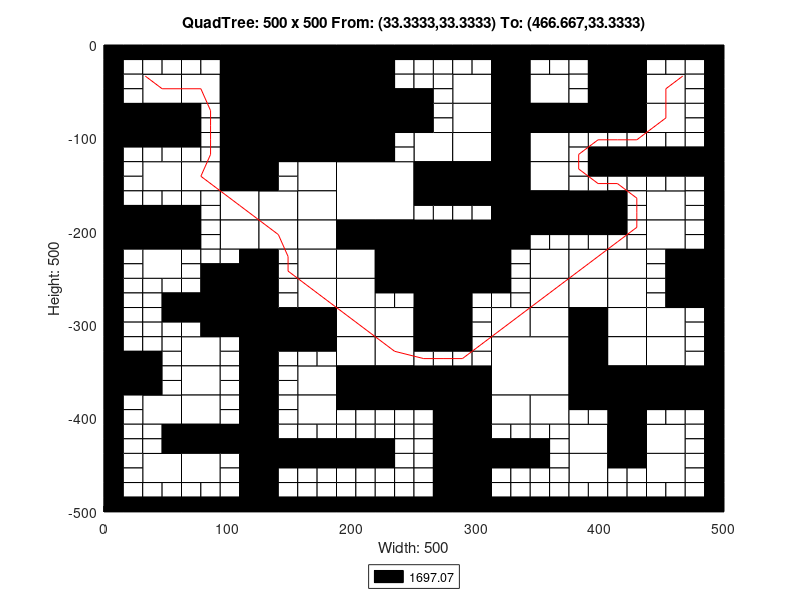

Write the MATLAB code that produced this figure.
axis([0 500 -500 0]);
title('QuadTree: 500 x 500 From: (33.3333,33.3333) To: (466.667,33.3333)');
xlabel('Width: 500');
ylabel('Height: 500');
rectangle('Position',[125 -62.5 62.5 62.5], 'FaceColor',[0 0 0]);
rectangle('Position',[125 -125 62.5 62.5], 'FaceColor',[0 0 0]);
rectangle('Position',[187.5 -187.5 62.5 62.5], 'FaceColor',[1 1 1]);
rectangle('Position',[250 -250 62.5 62.5], 'FaceColor',[0 0 0]);
rectangle('Position',[312.5 -375 62.5 62.5], 'FaceColor',[1 1 1]);
rectangle('Position',[31.25 -62.5 31.25 31.25], 'FaceColor',[1 1 1]);
rectangle('Position',[93.75 -31.25 31.25 31.25], 'FaceColor',[0 0 0]);
rectangle('Position',[62.5 -62.5 31.25 31.25], 'FaceColor',[1 1 1]);
rectangle('Position',[93.75 -62.5 31.25 31.25], 'FaceColor',[0 0 0]);
rectangle('Position',[0 -93.75 31.25 31.25], 'FaceColor',[0 0 0]);
rectangle('Position',[31.25 -93.75 31.25 31.25], 'FaceColor',[0 0 0]);
rectangle('Position',[93.75 -93.75 31.25 31.25], 'FaceColor',[0 0 0]);
rectangle('Position',[93.75 -125 31.25 31.25], 'FaceColor',[0 0 0]);
rectangle('Position',[187.5 -31.25 31.25 31.25], 'FaceColor',[0 0 0]);
rectangle('Position',[187.5 -62.5 31.25 31.25], 'FaceColor',[0 0 0]);
rectangle('Position',[187.5 -93.75 31.25 31.25], 'FaceColor',[0 0 0]);
rectangle('Position',[218.75 -93.75 31.25 31.25], 'FaceColor',[0 0 0]);
rectangle('Position',[187.5 -125 31.25 31.25], 'FaceColor',[0 0 0]);
rectangle('Position',[31.25 -156.25 31.25 31.25], 'FaceColor',[1 1 1]);
rectangle('Position',[62.5 -156.25 31.25 31.25], 'FaceColor',[1 1 1]);
rectangle('Position',[93.75 -156.25 31.25 31.25], 'FaceColor',[0 0 0]);
rectangle('Position',[93.75 -187.5 31.25 31.25], 'FaceColor',[1 1 1]);
rectangle('Position',[0 -218.75 31.25 31.25], 'FaceColor',[0 0 0]);
rectangle('Position',[31.25 -218.75 31.25 31.25], 'FaceColor',[0 0 0]);
rectangle('Position',[31.25 -250 31.25 31.25], 'FaceColor',[1 1 1]);
rectangle('Position',[93.75 -218.75 31.25 31.25], 'FaceColor',[1 1 1]);
rectangle('Position',[156.25 -156.25 31.25 31.25], 'FaceColor',[1 1 1]);
rectangle('Position',[125 -187.5 31.25 31.25], 'FaceColor',[1 1 1]);
rectangle('Position',[156.25 -187.5 31.25 31.25], 'FaceColor',[1 1 1]);
rectangle('Position',[125 -218.75 31.25 31.25], 'FaceColor',[1 1 1]);
rectangle('Position',[156.25 -218.75 31.25 31.25], 'FaceColor',[1 1 1]);
rectangle('Position',[156.25 -250 31.25 31.25], 'FaceColor',[1 1 1]);
rectangle('Position',[187.5 -218.75 31.25 31.25], 'FaceColor',[0 0 0]);
rectangle('Position',[218.75 -218.75 31.25 31.25], 'FaceColor',[0 0 0]);
rectangle('Position',[187.5 -250 31.25 31.25], 'FaceColor',[1 1 1]);
rectangle('Position',[218.75 -250 31.25 31.25], 'FaceColor',[0 0 0]);
rectangle('Position',[281.25 -62.5 31.25 31.25], 'FaceColor',[1 1 1]);
rectangle('Position',[312.5 -31.25 31.25 31.25], 'FaceColor',[0 0 0]);
rectangle('Position',[312.5 -62.5 31.25 31.25], 'FaceColor',[0 0 0]);
rectangle('Position',[343.75 -62.5 31.25 31.25], 'FaceColor',[1 1 1]);
rectangle('Position',[281.25 -93.75 31.25 31.25], 'FaceColor',[1 1 1]);
rectangle('Position',[250 -125 31.25 31.25], 'FaceColor',[1 1 1]);
rectangle('Position',[281.25 -125 31.25 31.25], 'FaceColor',[1 1 1]);
rectangle('Position',[312.5 -93.75 31.25 31.25], 'FaceColor',[0 0 0]);
rectangle('Position',[343.75 -93.75 31.25 31.25], 'FaceColor',[0 0 0]);
rectangle('Position',[312.5 -125 31.25 31.25], 'FaceColor',[0 0 0]);
rectangle('Position',[343.75 -125 31.25 31.25], 'FaceColor',[1 1 1]);
rectangle('Position',[406.25 -31.25 31.25 31.25], 'FaceColor',[0 0 0]);
rectangle('Position',[406.25 -62.5 31.25 31.25], 'FaceColor',[0 0 0]);
rectangle('Position',[437.5 -62.5 31.25 31.25], 'FaceColor',[1 1 1]);
rectangle('Position',[375 -93.75 31.25 31.25], 'FaceColor',[0 0 0]);
rectangle('Position',[406.25 -93.75 31.25 31.25], 'FaceColor',[0 0 0]);
rectangle('Position',[437.5 -93.75 31.25 31.25], 'FaceColor',[1 1 1]);
rectangle('Position',[250 -156.25 31.25 31.25], 'FaceColor',[0 0 0]);
rectangle('Position',[281.25 -156.25 31.25 31.25], 'FaceColor',[0 0 0]);
rectangle('Position',[312.5 -156.25 31.25 31.25], 'FaceColor',[0 0 0]);
rectangle('Position',[343.75 -156.25 31.25 31.25], 'FaceColor',[1 1 1]);
rectangle('Position',[312.5 -187.5 31.25 31.25], 'FaceColor',[0 0 0]);
rectangle('Position',[343.75 -187.5 31.25 31.25], 'FaceColor',[0 0 0]);
rectangle('Position',[312.5 -218.75 31.25 31.25], 'FaceColor',[0 0 0]);
rectangle('Position',[343.75 -250 31.25 31.25], 'FaceColor',[1 1 1]);
rectangle('Position',[375 -187.5 31.25 31.25], 'FaceColor',[0 0 0]);
rectangle('Position',[437.5 -187.5 31.25 31.25], 'FaceColor',[1 1 1]);
rectangle('Position',[375 -250 31.25 31.25], 'FaceColor',[1 1 1]);
rectangle('Position',[406.25 -250 31.25 31.25], 'FaceColor',[1 1 1]);
rectangle('Position',[437.5 -218.75 31.25 31.25], 'FaceColor',[1 1 1]);
rectangle('Position',[468.75 -250 31.25 31.25], 'FaceColor',[0 0 0]);
rectangle('Position',[93.75 -281.25 31.25 31.25], 'FaceColor',[0 0 0]);
rectangle('Position',[93.75 -312.5 31.25 31.25], 'FaceColor',[0 0 0]);
rectangle('Position',[0 -375 31.25 31.25], 'FaceColor',[0 0 0]);
rectangle('Position',[62.5 -343.75 31.25 31.25], 'FaceColor',[1 1 1]);
rectangle('Position',[62.5 -375 31.25 31.25], 'FaceColor',[1 1 1]);
rectangle('Position',[156.25 -281.25 31.25 31.25], 'FaceColor',[1 1 1]);
rectangle('Position',[125 -312.5 31.25 31.25], 'FaceColor',[0 0 0]);
rectangle('Position',[156.25 -312.5 31.25 31.25], 'FaceColor',[0 0 0]);
rectangle('Position',[187.5 -281.25 31.25 31.25], 'FaceColor',[1 1 1]);
rectangle('Position',[187.5 -312.5 31.25 31.25], 'FaceColor',[1 1 1]);
rectangle('Position',[218.75 -312.5 31.25 31.25], 'FaceColor',[1 1 1]);
rectangle('Position',[156.25 -375 31.25 31.25], 'FaceColor',[1 1 1]);
rectangle('Position',[187.5 -343.75 31.25 31.25], 'FaceColor',[1 1 1]);
rectangle('Position',[218.75 -343.75 31.25 31.25], 'FaceColor',[1 1 1]);
rectangle('Position',[187.5 -375 31.25 31.25], 'FaceColor',[0 0 0]);
rectangle('Position',[218.75 -375 31.25 31.25], 'FaceColor',[0 0 0]);
rectangle('Position',[31.25 -406.25 31.25 31.25], 'FaceColor',[1 1 1]);
rectangle('Position',[62.5 -406.25 31.25 31.25], 'FaceColor',[1 1 1]);
rectangle('Position',[62.5 -437.5 31.25 31.25], 'FaceColor',[0 0 0]);
rectangle('Position',[93.75 -437.5 31.25 31.25], 'FaceColor',[0 0 0]);
rectangle('Position',[31.25 -468.75 31.25 31.25], 'FaceColor',[1 1 1]);
rectangle('Position',[62.5 -468.75 31.25 31.25], 'FaceColor',[1 1 1]);
rectangle('Position',[156.25 -406.25 31.25 31.25], 'FaceColor',[1 1 1]);
rectangle('Position',[250 -281.25 31.25 31.25], 'FaceColor',[0 0 0]);
rectangle('Position',[250 -312.5 31.25 31.25], 'FaceColor',[0 0 0]);
rectangle('Position',[343.75 -281.25 31.25 31.25], 'FaceColor',[1 1 1]);
rectangle('Position',[312.5 -312.5 31.25 31.25], 'FaceColor',[1 1 1]);
rectangle('Position',[343.75 -312.5 31.25 31.25], 'FaceColor',[1 1 1]);
rectangle('Position',[250 -375 31.25 31.25], 'FaceColor',[0 0 0]);
rectangle('Position',[281.25 -375 31.25 31.25], 'FaceColor',[0 0 0]);
rectangle('Position',[375 -281.25 31.25 31.25], 'FaceColor',[1 1 1]);
rectangle('Position',[406.25 -281.25 31.25 31.25], 'FaceColor',[1 1 1]);
rectangle('Position',[375 -312.5 31.25 31.25], 'FaceColor',[0 0 0]);
rectangle('Position',[406.25 -312.5 31.25 31.25], 'FaceColor',[1 1 1]);
rectangle('Position',[468.75 -281.25 31.25 31.25], 'FaceColor',[0 0 0]);
rectangle('Position',[437.5 -312.5 31.25 31.25], 'FaceColor',[1 1 1]);
rectangle('Position',[375 -343.75 31.25 31.25], 'FaceColor',[0 0 0]);
rectangle('Position',[406.25 -343.75 31.25 31.25], 'FaceColor',[1 1 1]);
rectangle('Position',[375 -375 31.25 31.25], 'FaceColor',[0 0 0]);
rectangle('Position',[406.25 -375 31.25 31.25], 'FaceColor',[0 0 0]);
rectangle('Position',[437.5 -343.75 31.25 31.25], 'FaceColor',[1 1 1]);
rectangle('Position',[437.5 -375 31.25 31.25], 'FaceColor',[0 0 0]);
rectangle('Position',[468.75 -375 31.25 31.25], 'FaceColor',[0 0 0]);
rectangle('Position',[281.25 -406.25 31.25 31.25], 'FaceColor',[0 0 0]);
rectangle('Position',[281.25 -437.5 31.25 31.25], 'FaceColor',[0 0 0]);
rectangle('Position',[312.5 -406.25 31.25 31.25], 'FaceColor',[1 1 1]);
rectangle('Position',[343.75 -406.25 31.25 31.25], 'FaceColor',[1 1 1]);
rectangle('Position',[281.25 -468.75 31.25 31.25], 'FaceColor',[0 0 0]);
rectangle('Position',[281.25 -500 31.25 31.25], 'FaceColor',[0 0 0]);
rectangle('Position',[406.25 -406.25 31.25 31.25], 'FaceColor',[0 0 0]);
rectangle('Position',[375 -437.5 31.25 31.25], 'FaceColor',[1 1 1]);
rectangle('Position',[406.25 -437.5 31.25 31.25], 'FaceColor',[0 0 0]);
rectangle('Position',[437.5 -437.5 31.25 31.25], 'FaceColor',[1 1 1]);
rectangle('Position',[375 -468.75 31.25 31.25], 'FaceColor',[1 1 1]);
rectangle('Position',[437.5 -468.75 31.25 31.25], 'FaceColor',[1 1 1]);
rectangle('Position',[0 -15.625 15.625 15.625], 'FaceColor',[0 0 0]);
rectangle('Position',[15.625 -15.625 15.625 15.625], 'FaceColor',[0 0 0]);
rectangle('Position',[0 -31.25 15.625 15.625], 'FaceColor',[0 0 0]);
rectangle('Position',[15.625 -31.25 15.625 15.625], 'FaceColor',[1 1 1]);
rectangle('Position',[31.25 -15.625 15.625 15.625], 'FaceColor',[0 0 0]);
rectangle('Position',[46.875 -15.625 15.625 15.625], 'FaceColor',[0 0 0]);
rectangle('Position',[31.25 -31.25 15.625 15.625], 'FaceColor',[1 1 1]);
rectangle('Position',[46.875 -31.25 15.625 15.625], 'FaceColor',[1 1 1]);
rectangle('Position',[0 -46.875 15.625 15.625], 'FaceColor',[0 0 0]);
rectangle('Position',[15.625 -46.875 15.625 15.625], 'FaceColor',[1 1 1]);
rectangle('Position',[0 -62.5 15.625 15.625], 'FaceColor',[0 0 0]);
rectangle('Position',[15.625 -62.5 15.625 15.625], 'FaceColor',[1 1 1]);
rectangle('Position',[62.5 -15.625 15.625 15.625], 'FaceColor',[0 0 0]);
rectangle('Position',[78.125 -15.625 15.625 15.625], 'FaceColor',[0 0 0]);
rectangle('Position',[62.5 -31.25 15.625 15.625], 'FaceColor',[1 1 1]);
rectangle('Position',[78.125 -31.25 15.625 15.625], 'FaceColor',[1 1 1]);
rectangle('Position',[0 -109.375 15.625 15.625], 'FaceColor',[0 0 0]);
rectangle('Position',[15.625 -109.375 15.625 15.625], 'FaceColor',[0 0 0]);
rectangle('Position',[0 -125 15.625 15.625], 'FaceColor',[0 0 0]);
rectangle('Position',[15.625 -125 15.625 15.625], 'FaceColor',[1 1 1]);
rectangle('Position',[31.25 -109.375 15.625 15.625], 'FaceColor',[0 0 0]);
rectangle('Position',[46.875 -109.375 15.625 15.625], 'FaceColor',[0 0 0]);
rectangle('Position',[31.25 -125 15.625 15.625], 'FaceColor',[1 1 1]);
rectangle('Position',[46.875 -125 15.625 15.625], 'FaceColor',[1 1 1]);
rectangle('Position',[62.5 -78.125 15.625 15.625], 'FaceColor',[0 0 0]);
rectangle('Position',[78.125 -78.125 15.625 15.625], 'FaceColor',[1 1 1]);
rectangle('Position',[62.5 -93.75 15.625 15.625], 'FaceColor',[0 0 0]);
rectangle('Position',[78.125 -93.75 15.625 15.625], 'FaceColor',[1 1 1]);
rectangle('Position',[62.5 -109.375 15.625 15.625], 'FaceColor',[0 0 0]);
rectangle('Position',[78.125 -109.375 15.625 15.625], 'FaceColor',[1 1 1]);
rectangle('Position',[62.5 -125 15.625 15.625], 'FaceColor',[1 1 1]);
rectangle('Position',[78.125 -125 15.625 15.625], 'FaceColor',[1 1 1]);
rectangle('Position',[218.75 -15.625 15.625 15.625], 'FaceColor',[0 0 0]);
rectangle('Position',[234.375 -15.625 15.625 15.625], 'FaceColor',[0 0 0]);
rectangle('Position',[218.75 -31.25 15.625 15.625], 'FaceColor',[0 0 0]);
rectangle('Position',[234.375 -31.25 15.625 15.625], 'FaceColor',[1 1 1]);
rectangle('Position',[218.75 -46.875 15.625 15.625], 'FaceColor',[0 0 0]);
rectangle('Position',[234.375 -46.875 15.625 15.625], 'FaceColor',[1 1 1]);
rectangle('Position',[218.75 -62.5 15.625 15.625], 'FaceColor',[0 0 0]);
rectangle('Position',[234.375 -62.5 15.625 15.625], 'FaceColor',[0 0 0]);
rectangle('Position',[218.75 -109.375 15.625 15.625], 'FaceColor',[0 0 0]);
rectangle('Position',[234.375 -109.375 15.625 15.625], 'FaceColor',[1 1 1]);
rectangle('Position',[218.75 -125 15.625 15.625], 'FaceColor',[0 0 0]);
rectangle('Position',[234.375 -125 15.625 15.625], 'FaceColor',[1 1 1]);
rectangle('Position',[0 -140.625 15.625 15.625], 'FaceColor',[0 0 0]);
rectangle('Position',[15.625 -140.625 15.625 15.625], 'FaceColor',[1 1 1]);
rectangle('Position',[0 -156.25 15.625 15.625], 'FaceColor',[0 0 0]);
rectangle('Position',[15.625 -156.25 15.625 15.625], 'FaceColor',[1 1 1]);
rectangle('Position',[0 -171.875 15.625 15.625], 'FaceColor',[0 0 0]);
rectangle('Position',[15.625 -171.875 15.625 15.625], 'FaceColor',[1 1 1]);
rectangle('Position',[0 -187.5 15.625 15.625], 'FaceColor',[0 0 0]);
rectangle('Position',[15.625 -187.5 15.625 15.625], 'FaceColor',[0 0 0]);
rectangle('Position',[31.25 -171.875 15.625 15.625], 'FaceColor',[1 1 1]);
rectangle('Position',[46.875 -171.875 15.625 15.625], 'FaceColor',[1 1 1]);
rectangle('Position',[31.25 -187.5 15.625 15.625], 'FaceColor',[0 0 0]);
rectangle('Position',[46.875 -187.5 15.625 15.625], 'FaceColor',[0 0 0]);
rectangle('Position',[62.5 -171.875 15.625 15.625], 'FaceColor',[1 1 1]);
rectangle('Position',[78.125 -171.875 15.625 15.625], 'FaceColor',[1 1 1]);
rectangle('Position',[62.5 -187.5 15.625 15.625], 'FaceColor',[0 0 0]);
rectangle('Position',[78.125 -187.5 15.625 15.625], 'FaceColor',[1 1 1]);
rectangle('Position',[0 -234.375 15.625 15.625], 'FaceColor',[0 0 0]);
rectangle('Position',[15.625 -234.375 15.625 15.625], 'FaceColor',[1 1 1]);
rectangle('Position',[0 -250 15.625 15.625], 'FaceColor',[0 0 0]);
rectangle('Position',[15.625 -250 15.625 15.625], 'FaceColor',[1 1 1]);
rectangle('Position',[62.5 -203.125 15.625 15.625], 'FaceColor',[0 0 0]);
rectangle('Position',[78.125 -203.125 15.625 15.625], 'FaceColor',[1 1 1]);
rectangle('Position',[62.5 -218.75 15.625 15.625], 'FaceColor',[0 0 0]);
rectangle('Position',[78.125 -218.75 15.625 15.625], 'FaceColor',[1 1 1]);
rectangle('Position',[62.5 -234.375 15.625 15.625], 'FaceColor',[1 1 1]);
rectangle('Position',[78.125 -234.375 15.625 15.625], 'FaceColor',[1 1 1]);
rectangle('Position',[62.5 -250 15.625 15.625], 'FaceColor',[1 1 1]);
rectangle('Position',[78.125 -250 15.625 15.625], 'FaceColor',[0 0 0]);
rectangle('Position',[93.75 -234.375 15.625 15.625], 'FaceColor',[1 1 1]);
rectangle('Position',[109.375 -234.375 15.625 15.625], 'FaceColor',[0 0 0]);
rectangle('Position',[93.75 -250 15.625 15.625], 'FaceColor',[0 0 0]);
rectangle('Position',[109.375 -250 15.625 15.625], 'FaceColor',[0 0 0]);
rectangle('Position',[125 -140.625 15.625 15.625], 'FaceColor',[0 0 0]);
rectangle('Position',[140.625 -140.625 15.625 15.625], 'FaceColor',[1 1 1]);
rectangle('Position',[125 -156.25 15.625 15.625], 'FaceColor',[0 0 0]);
rectangle('Position',[140.625 -156.25 15.625 15.625], 'FaceColor',[1 1 1]);
rectangle('Position',[125 -234.375 15.625 15.625], 'FaceColor',[0 0 0]);
rectangle('Position',[140.625 -234.375 15.625 15.625], 'FaceColor',[1 1 1]);
rectangle('Position',[125 -250 15.625 15.625], 'FaceColor',[0 0 0]);
rectangle('Position',[140.625 -250 15.625 15.625], 'FaceColor',[1 1 1]);
rectangle('Position',[250 -15.625 15.625 15.625], 'FaceColor',[0 0 0]);
rectangle('Position',[265.625 -15.625 15.625 15.625], 'FaceColor',[0 0 0]);
rectangle('Position',[250 -31.25 15.625 15.625], 'FaceColor',[1 1 1]);
rectangle('Position',[265.625 -31.25 15.625 15.625], 'FaceColor',[1 1 1]);
rectangle('Position',[281.25 -15.625 15.625 15.625], 'FaceColor',[0 0 0]);
rectangle('Position',[296.875 -15.625 15.625 15.625], 'FaceColor',[0 0 0]);
rectangle('Position',[281.25 -31.25 15.625 15.625], 'FaceColor',[1 1 1]);
rectangle('Position',[296.875 -31.25 15.625 15.625], 'FaceColor',[1 1 1]);
rectangle('Position',[250 -46.875 15.625 15.625], 'FaceColor',[1 1 1]);
rectangle('Position',[265.625 -46.875 15.625 15.625], 'FaceColor',[1 1 1]);
rectangle('Position',[250 -62.5 15.625 15.625], 'FaceColor',[0 0 0]);
rectangle('Position',[265.625 -62.5 15.625 15.625], 'FaceColor',[1 1 1]);
rectangle('Position',[343.75 -15.625 15.625 15.625], 'FaceColor',[0 0 0]);
rectangle('Position',[359.375 -15.625 15.625 15.625], 'FaceColor',[0 0 0]);
rectangle('Position',[343.75 -31.25 15.625 15.625], 'FaceColor',[1 1 1]);
rectangle('Position',[359.375 -31.25 15.625 15.625], 'FaceColor',[1 1 1]);
rectangle('Position',[250 -78.125 15.625 15.625], 'FaceColor',[0 0 0]);
rectangle('Position',[265.625 -78.125 15.625 15.625], 'FaceColor',[1 1 1]);
rectangle('Position',[250 -93.75 15.625 15.625], 'FaceColor',[0 0 0]);
rectangle('Position',[265.625 -93.75 15.625 15.625], 'FaceColor',[1 1 1]);
rectangle('Position',[375 -15.625 15.625 15.625], 'FaceColor',[0 0 0]);
rectangle('Position',[390.625 -15.625 15.625 15.625], 'FaceColor',[0 0 0]);
rectangle('Position',[375 -31.25 15.625 15.625], 'FaceColor',[1 1 1]);
rectangle('Position',[390.625 -31.25 15.625 15.625], 'FaceColor',[0 0 0]);
rectangle('Position',[375 -46.875 15.625 15.625], 'FaceColor',[1 1 1]);
rectangle('Position',[390.625 -46.875 15.625 15.625], 'FaceColor',[0 0 0]);
rectangle('Position',[375 -62.5 15.625 15.625], 'FaceColor',[1 1 1]);
rectangle('Position',[390.625 -62.5 15.625 15.625], 'FaceColor',[0 0 0]);
rectangle('Position',[437.5 -15.625 15.625 15.625], 'FaceColor',[0 0 0]);
rectangle('Position',[453.125 -15.625 15.625 15.625], 'FaceColor',[0 0 0]);
rectangle('Position',[437.5 -31.25 15.625 15.625], 'FaceColor',[1 1 1]);
rectangle('Position',[453.125 -31.25 15.625 15.625], 'FaceColor',[1 1 1]);
rectangle('Position',[468.75 -15.625 15.625 15.625], 'FaceColor',[0 0 0]);
rectangle('Position',[484.375 -15.625 15.625 15.625], 'FaceColor',[0 0 0]);
rectangle('Position',[468.75 -31.25 15.625 15.625], 'FaceColor',[1 1 1]);
rectangle('Position',[484.375 -31.25 15.625 15.625], 'FaceColor',[0 0 0]);
rectangle('Position',[468.75 -46.875 15.625 15.625], 'FaceColor',[1 1 1]);
rectangle('Position',[484.375 -46.875 15.625 15.625], 'FaceColor',[0 0 0]);
rectangle('Position',[468.75 -62.5 15.625 15.625], 'FaceColor',[1 1 1]);
rectangle('Position',[484.375 -62.5 15.625 15.625], 'FaceColor',[0 0 0]);
rectangle('Position',[375 -109.375 15.625 15.625], 'FaceColor',[1 1 1]);
rectangle('Position',[390.625 -109.375 15.625 15.625], 'FaceColor',[1 1 1]);
rectangle('Position',[375 -125 15.625 15.625], 'FaceColor',[1 1 1]);
rectangle('Position',[390.625 -125 15.625 15.625], 'FaceColor',[0 0 0]);
rectangle('Position',[406.25 -109.375 15.625 15.625], 'FaceColor',[1 1 1]);
rectangle('Position',[421.875 -109.375 15.625 15.625], 'FaceColor',[1 1 1]);
rectangle('Position',[406.25 -125 15.625 15.625], 'FaceColor',[0 0 0]);
rectangle('Position',[421.875 -125 15.625 15.625], 'FaceColor',[0 0 0]);
rectangle('Position',[468.75 -78.125 15.625 15.625], 'FaceColor',[1 1 1]);
rectangle('Position',[484.375 -78.125 15.625 15.625], 'FaceColor',[0 0 0]);
rectangle('Position',[468.75 -93.75 15.625 15.625], 'FaceColor',[1 1 1]);
rectangle('Position',[484.375 -93.75 15.625 15.625], 'FaceColor',[0 0 0]);
rectangle('Position',[437.5 -109.375 15.625 15.625], 'FaceColor',[1 1 1]);
rectangle('Position',[453.125 -109.375 15.625 15.625], 'FaceColor',[1 1 1]);
rectangle('Position',[437.5 -125 15.625 15.625], 'FaceColor',[0 0 0]);
rectangle('Position',[453.125 -125 15.625 15.625], 'FaceColor',[0 0 0]);
rectangle('Position',[468.75 -109.375 15.625 15.625], 'FaceColor',[1 1 1]);
rectangle('Position',[484.375 -109.375 15.625 15.625], 'FaceColor',[0 0 0]);
rectangle('Position',[468.75 -125 15.625 15.625], 'FaceColor',[0 0 0]);
rectangle('Position',[484.375 -125 15.625 15.625], 'FaceColor',[0 0 0]);
rectangle('Position',[250 -171.875 15.625 15.625], 'FaceColor',[0 0 0]);
rectangle('Position',[265.625 -171.875 15.625 15.625], 'FaceColor',[0 0 0]);
rectangle('Position',[250 -187.5 15.625 15.625], 'FaceColor',[1 1 1]);
rectangle('Position',[265.625 -187.5 15.625 15.625], 'FaceColor',[1 1 1]);
rectangle('Position',[281.25 -171.875 15.625 15.625], 'FaceColor',[0 0 0]);
rectangle('Position',[296.875 -171.875 15.625 15.625], 'FaceColor',[0 0 0]);
rectangle('Position',[281.25 -187.5 15.625 15.625], 'FaceColor',[1 1 1]);
rectangle('Position',[296.875 -187.5 15.625 15.625], 'FaceColor',[1 1 1]);
rectangle('Position',[343.75 -203.125 15.625 15.625], 'FaceColor',[0 0 0]);
rectangle('Position',[359.375 -203.125 15.625 15.625], 'FaceColor',[0 0 0]);
rectangle('Position',[343.75 -218.75 15.625 15.625], 'FaceColor',[1 1 1]);
rectangle('Position',[359.375 -218.75 15.625 15.625], 'FaceColor',[1 1 1]);
rectangle('Position',[312.5 -234.375 15.625 15.625], 'FaceColor',[0 0 0]);
rectangle('Position',[328.125 -234.375 15.625 15.625], 'FaceColor',[1 1 1]);
rectangle('Position',[312.5 -250 15.625 15.625], 'FaceColor',[0 0 0]);
rectangle('Position',[328.125 -250 15.625 15.625], 'FaceColor',[1 1 1]);
rectangle('Position',[375 -140.625 15.625 15.625], 'FaceColor',[1 1 1]);
rectangle('Position',[390.625 -140.625 15.625 15.625], 'FaceColor',[0 0 0]);
rectangle('Position',[375 -156.25 15.625 15.625], 'FaceColor',[1 1 1]);
rectangle('Position',[390.625 -156.25 15.625 15.625], 'FaceColor',[1 1 1]);
rectangle('Position',[406.25 -140.625 15.625 15.625], 'FaceColor',[0 0 0]);
rectangle('Position',[421.875 -140.625 15.625 15.625], 'FaceColor',[0 0 0]);
rectangle('Position',[406.25 -156.25 15.625 15.625], 'FaceColor',[1 1 1]);
rectangle('Position',[421.875 -156.25 15.625 15.625], 'FaceColor',[1 1 1]);
rectangle('Position',[406.25 -171.875 15.625 15.625], 'FaceColor',[0 0 0]);
rectangle('Position',[421.875 -171.875 15.625 15.625], 'FaceColor',[1 1 1]);
rectangle('Position',[406.25 -187.5 15.625 15.625], 'FaceColor',[0 0 0]);
rectangle('Position',[421.875 -187.5 15.625 15.625], 'FaceColor',[1 1 1]);
rectangle('Position',[437.5 -140.625 15.625 15.625], 'FaceColor',[0 0 0]);
rectangle('Position',[453.125 -140.625 15.625 15.625], 'FaceColor',[0 0 0]);
rectangle('Position',[437.5 -156.25 15.625 15.625], 'FaceColor',[1 1 1]);
rectangle('Position',[453.125 -156.25 15.625 15.625], 'FaceColor',[1 1 1]);
rectangle('Position',[468.75 -140.625 15.625 15.625], 'FaceColor',[0 0 0]);
rectangle('Position',[484.375 -140.625 15.625 15.625], 'FaceColor',[0 0 0]);
rectangle('Position',[468.75 -156.25 15.625 15.625], 'FaceColor',[1 1 1]);
rectangle('Position',[484.375 -156.25 15.625 15.625], 'FaceColor',[0 0 0]);
rectangle('Position',[468.75 -171.875 15.625 15.625], 'FaceColor',[1 1 1]);
rectangle('Position',[484.375 -171.875 15.625 15.625], 'FaceColor',[0 0 0]);
rectangle('Position',[468.75 -187.5 15.625 15.625], 'FaceColor',[1 1 1]);
rectangle('Position',[484.375 -187.5 15.625 15.625], 'FaceColor',[0 0 0]);
rectangle('Position',[375 -203.125 15.625 15.625], 'FaceColor',[0 0 0]);
rectangle('Position',[390.625 -203.125 15.625 15.625], 'FaceColor',[0 0 0]);
rectangle('Position',[375 -218.75 15.625 15.625], 'FaceColor',[1 1 1]);
rectangle('Position',[390.625 -218.75 15.625 15.625], 'FaceColor',[1 1 1]);
rectangle('Position',[406.25 -203.125 15.625 15.625], 'FaceColor',[0 0 0]);
rectangle('Position',[421.875 -203.125 15.625 15.625], 'FaceColor',[1 1 1]);
rectangle('Position',[406.25 -218.75 15.625 15.625], 'FaceColor',[1 1 1]);
rectangle('Position',[421.875 -218.75 15.625 15.625], 'FaceColor',[1 1 1]);
rectangle('Position',[468.75 -203.125 15.625 15.625], 'FaceColor',[1 1 1]);
rectangle('Position',[484.375 -203.125 15.625 15.625], 'FaceColor',[0 0 0]);
rectangle('Position',[468.75 -218.75 15.625 15.625], 'FaceColor',[1 1 1]);
rectangle('Position',[484.375 -218.75 15.625 15.625], 'FaceColor',[0 0 0]);
rectangle('Position',[437.5 -234.375 15.625 15.625], 'FaceColor',[1 1 1]);
rectangle('Position',[453.125 -234.375 15.625 15.625], 'FaceColor',[0 0 0]);
rectangle('Position',[437.5 -250 15.625 15.625], 'FaceColor',[1 1 1]);
rectangle('Position',[453.125 -250 15.625 15.625], 'FaceColor',[0 0 0]);
rectangle('Position',[0 -265.625 15.625 15.625], 'FaceColor',[0 0 0]);
rectangle('Position',[15.625 -265.625 15.625 15.625], 'FaceColor',[1 1 1]);
rectangle('Position',[0 -281.25 15.625 15.625], 'FaceColor',[0 0 0]);
rectangle('Position',[15.625 -281.25 15.625 15.625], 'FaceColor',[1 1 1]);
rectangle('Position',[31.25 -265.625 15.625 15.625], 'FaceColor',[1 1 1]);
rectangle('Position',[46.875 -265.625 15.625 15.625], 'FaceColor',[1 1 1]);
rectangle('Position',[31.25 -281.25 15.625 15.625], 'FaceColor',[1 1 1]);
rectangle('Position',[46.875 -281.25 15.625 15.625], 'FaceColor',[0 0 0]);
rectangle('Position',[0 -296.875 15.625 15.625], 'FaceColor',[0 0 0]);
rectangle('Position',[15.625 -296.875 15.625 15.625], 'FaceColor',[1 1 1]);
rectangle('Position',[0 -312.5 15.625 15.625], 'FaceColor',[0 0 0]);
rectangle('Position',[15.625 -312.5 15.625 15.625], 'FaceColor',[1 1 1]);
rectangle('Position',[31.25 -296.875 15.625 15.625], 'FaceColor',[1 1 1]);
rectangle('Position',[46.875 -296.875 15.625 15.625], 'FaceColor',[0 0 0]);
rectangle('Position',[31.25 -312.5 15.625 15.625], 'FaceColor',[1 1 1]);
rectangle('Position',[46.875 -312.5 15.625 15.625], 'FaceColor',[1 1 1]);
rectangle('Position',[62.5 -265.625 15.625 15.625], 'FaceColor',[1 1 1]);
rectangle('Position',[78.125 -265.625 15.625 15.625], 'FaceColor',[0 0 0]);
rectangle('Position',[62.5 -281.25 15.625 15.625], 'FaceColor',[0 0 0]);
rectangle('Position',[78.125 -281.25 15.625 15.625], 'FaceColor',[0 0 0]);
rectangle('Position',[62.5 -296.875 15.625 15.625], 'FaceColor',[0 0 0]);
rectangle('Position',[78.125 -296.875 15.625 15.625], 'FaceColor',[0 0 0]);
rectangle('Position',[62.5 -312.5 15.625 15.625], 'FaceColor',[1 1 1]);
rectangle('Position',[78.125 -312.5 15.625 15.625], 'FaceColor',[0 0 0]);
rectangle('Position',[0 -328.125 15.625 15.625], 'FaceColor',[0 0 0]);
rectangle('Position',[15.625 -328.125 15.625 15.625], 'FaceColor',[1 1 1]);
rectangle('Position',[0 -343.75 15.625 15.625], 'FaceColor',[0 0 0]);
rectangle('Position',[15.625 -343.75 15.625 15.625], 'FaceColor',[0 0 0]);
rectangle('Position',[31.25 -328.125 15.625 15.625], 'FaceColor',[1 1 1]);
rectangle('Position',[46.875 -328.125 15.625 15.625], 'FaceColor',[1 1 1]);
rectangle('Position',[31.25 -343.75 15.625 15.625], 'FaceColor',[0 0 0]);
rectangle('Position',[46.875 -343.75 15.625 15.625], 'FaceColor',[1 1 1]);
rectangle('Position',[31.25 -359.375 15.625 15.625], 'FaceColor',[0 0 0]);
rectangle('Position',[46.875 -359.375 15.625 15.625], 'FaceColor',[1 1 1]);
rectangle('Position',[31.25 -375 15.625 15.625], 'FaceColor',[0 0 0]);
rectangle('Position',[46.875 -375 15.625 15.625], 'FaceColor',[1 1 1]);
rectangle('Position',[93.75 -328.125 15.625 15.625], 'FaceColor',[1 1 1]);
rectangle('Position',[109.375 -328.125 15.625 15.625], 'FaceColor',[0 0 0]);
rectangle('Position',[93.75 -343.75 15.625 15.625], 'FaceColor',[1 1 1]);
rectangle('Position',[109.375 -343.75 15.625 15.625], 'FaceColor',[0 0 0]);
rectangle('Position',[93.75 -359.375 15.625 15.625], 'FaceColor',[1 1 1]);
rectangle('Position',[109.375 -359.375 15.625 15.625], 'FaceColor',[0 0 0]);
rectangle('Position',[93.75 -375 15.625 15.625], 'FaceColor',[1 1 1]);
rectangle('Position',[109.375 -375 15.625 15.625], 'FaceColor',[0 0 0]);
rectangle('Position',[125 -265.625 15.625 15.625], 'FaceColor',[0 0 0]);
rectangle('Position',[140.625 -265.625 15.625 15.625], 'FaceColor',[1 1 1]);
rectangle('Position',[125 -281.25 15.625 15.625], 'FaceColor',[0 0 0]);
rectangle('Position',[140.625 -281.25 15.625 15.625], 'FaceColor',[1 1 1]);
rectangle('Position',[218.75 -265.625 15.625 15.625], 'FaceColor',[0 0 0]);
rectangle('Position',[234.375 -265.625 15.625 15.625], 'FaceColor',[0 0 0]);
rectangle('Position',[218.75 -281.25 15.625 15.625], 'FaceColor',[1 1 1]);
rectangle('Position',[234.375 -281.25 15.625 15.625], 'FaceColor',[1 1 1]);
rectangle('Position',[125 -328.125 15.625 15.625], 'FaceColor',[0 0 0]);
rectangle('Position',[140.625 -328.125 15.625 15.625], 'FaceColor',[0 0 0]);
rectangle('Position',[125 -343.75 15.625 15.625], 'FaceColor',[0 0 0]);
rectangle('Position',[140.625 -343.75 15.625 15.625], 'FaceColor',[1 1 1]);
rectangle('Position',[156.25 -328.125 15.625 15.625], 'FaceColor',[0 0 0]);
rectangle('Position',[171.875 -328.125 15.625 15.625], 'FaceColor',[0 0 0]);
rectangle('Position',[156.25 -343.75 15.625 15.625], 'FaceColor',[1 1 1]);
rectangle('Position',[171.875 -343.75 15.625 15.625], 'FaceColor',[1 1 1]);
rectangle('Position',[125 -359.375 15.625 15.625], 'FaceColor',[0 0 0]);
rectangle('Position',[140.625 -359.375 15.625 15.625], 'FaceColor',[1 1 1]);
rectangle('Position',[125 -375 15.625 15.625], 'FaceColor',[0 0 0]);
rectangle('Position',[140.625 -375 15.625 15.625], 'FaceColor',[1 1 1]);
rectangle('Position',[0 -390.625 15.625 15.625], 'FaceColor',[0 0 0]);
rectangle('Position',[15.625 -390.625 15.625 15.625], 'FaceColor',[1 1 1]);
rectangle('Position',[0 -406.25 15.625 15.625], 'FaceColor',[0 0 0]);
rectangle('Position',[15.625 -406.25 15.625 15.625], 'FaceColor',[1 1 1]);
rectangle('Position',[0 -421.875 15.625 15.625], 'FaceColor',[0 0 0]);
rectangle('Position',[15.625 -421.875 15.625 15.625], 'FaceColor',[1 1 1]);
rectangle('Position',[0 -437.5 15.625 15.625], 'FaceColor',[0 0 0]);
rectangle('Position',[15.625 -437.5 15.625 15.625], 'FaceColor',[1 1 1]);
rectangle('Position',[31.25 -421.875 15.625 15.625], 'FaceColor',[1 1 1]);
rectangle('Position',[46.875 -421.875 15.625 15.625], 'FaceColor',[0 0 0]);
rectangle('Position',[31.25 -437.5 15.625 15.625], 'FaceColor',[1 1 1]);
rectangle('Position',[46.875 -437.5 15.625 15.625], 'FaceColor',[0 0 0]);
rectangle('Position',[93.75 -390.625 15.625 15.625], 'FaceColor',[1 1 1]);
rectangle('Position',[109.375 -390.625 15.625 15.625], 'FaceColor',[0 0 0]);
rectangle('Position',[93.75 -406.25 15.625 15.625], 'FaceColor',[1 1 1]);
rectangle('Position',[109.375 -406.25 15.625 15.625], 'FaceColor',[0 0 0]);
rectangle('Position',[0 -453.125 15.625 15.625], 'FaceColor',[0 0 0]);
rectangle('Position',[15.625 -453.125 15.625 15.625], 'FaceColor',[1 1 1]);
rectangle('Position',[0 -468.75 15.625 15.625], 'FaceColor',[0 0 0]);
rectangle('Position',[15.625 -468.75 15.625 15.625], 'FaceColor',[1 1 1]);
rectangle('Position',[0 -484.375 15.625 15.625], 'FaceColor',[0 0 0]);
rectangle('Position',[15.625 -484.375 15.625 15.625], 'FaceColor',[1 1 1]);
rectangle('Position',[0 -500 15.625 15.625], 'FaceColor',[0 0 0]);
rectangle('Position',[15.625 -500 15.625 15.625], 'FaceColor',[0 0 0]);
rectangle('Position',[31.25 -484.375 15.625 15.625], 'FaceColor',[1 1 1]);
rectangle('Position',[46.875 -484.375 15.625 15.625], 'FaceColor',[1 1 1]);
rectangle('Position',[31.25 -500 15.625 15.625], 'FaceColor',[0 0 0]);
rectangle('Position',[46.875 -500 15.625 15.625], 'FaceColor',[0 0 0]);
rectangle('Position',[93.75 -453.125 15.625 15.625], 'FaceColor',[1 1 1]);
rectangle('Position',[109.375 -453.125 15.625 15.625], 'FaceColor',[0 0 0]);
rectangle('Position',[93.75 -468.75 15.625 15.625], 'FaceColor',[1 1 1]);
rectangle('Position',[109.375 -468.75 15.625 15.625], 'FaceColor',[0 0 0]);
rectangle('Position',[62.5 -484.375 15.625 15.625], 'FaceColor',[1 1 1]);
rectangle('Position',[78.125 -484.375 15.625 15.625], 'FaceColor',[1 1 1]);
rectangle('Position',[62.5 -500 15.625 15.625], 'FaceColor',[0 0 0]);
rectangle('Position',[78.125 -500 15.625 15.625], 'FaceColor',[0 0 0]);
rectangle('Position',[93.75 -484.375 15.625 15.625], 'FaceColor',[1 1 1]);
rectangle('Position',[109.375 -484.375 15.625 15.625], 'FaceColor',[0 0 0]);
rectangle('Position',[93.75 -500 15.625 15.625], 'FaceColor',[0 0 0]);
rectangle('Position',[109.375 -500 15.625 15.625], 'FaceColor',[0 0 0]);
rectangle('Position',[125 -390.625 15.625 15.625], 'FaceColor',[0 0 0]);
rectangle('Position',[140.625 -390.625 15.625 15.625], 'FaceColor',[1 1 1]);
rectangle('Position',[125 -406.25 15.625 15.625], 'FaceColor',[0 0 0]);
rectangle('Position',[140.625 -406.25 15.625 15.625], 'FaceColor',[1 1 1]);
rectangle('Position',[125 -421.875 15.625 15.625], 'FaceColor',[0 0 0]);
rectangle('Position',[140.625 -421.875 15.625 15.625], 'FaceColor',[1 1 1]);
rectangle('Position',[125 -437.5 15.625 15.625], 'FaceColor',[0 0 0]);
rectangle('Position',[140.625 -437.5 15.625 15.625], 'FaceColor',[0 0 0]);
rectangle('Position',[156.25 -421.875 15.625 15.625], 'FaceColor',[1 1 1]);
rectangle('Position',[171.875 -421.875 15.625 15.625], 'FaceColor',[1 1 1]);
rectangle('Position',[156.25 -437.5 15.625 15.625], 'FaceColor',[0 0 0]);
rectangle('Position',[171.875 -437.5 15.625 15.625], 'FaceColor',[0 0 0]);
rectangle('Position',[187.5 -390.625 15.625 15.625], 'FaceColor',[0 0 0]);
rectangle('Position',[203.125 -390.625 15.625 15.625], 'FaceColor',[0 0 0]);
rectangle('Position',[187.5 -406.25 15.625 15.625], 'FaceColor',[1 1 1]);
rectangle('Position',[203.125 -406.25 15.625 15.625], 'FaceColor',[1 1 1]);
rectangle('Position',[218.75 -390.625 15.625 15.625], 'FaceColor',[0 0 0]);
rectangle('Position',[234.375 -390.625 15.625 15.625], 'FaceColor',[0 0 0]);
rectangle('Position',[218.75 -406.25 15.625 15.625], 'FaceColor',[1 1 1]);
rectangle('Position',[234.375 -406.25 15.625 15.625], 'FaceColor',[1 1 1]);
rectangle('Position',[187.5 -421.875 15.625 15.625], 'FaceColor',[1 1 1]);
rectangle('Position',[203.125 -421.875 15.625 15.625], 'FaceColor',[1 1 1]);
rectangle('Position',[187.5 -437.5 15.625 15.625], 'FaceColor',[0 0 0]);
rectangle('Position',[203.125 -437.5 15.625 15.625], 'FaceColor',[0 0 0]);
rectangle('Position',[218.75 -421.875 15.625 15.625], 'FaceColor',[1 1 1]);
rectangle('Position',[234.375 -421.875 15.625 15.625], 'FaceColor',[1 1 1]);
rectangle('Position',[218.75 -437.5 15.625 15.625], 'FaceColor',[0 0 0]);
rectangle('Position',[234.375 -437.5 15.625 15.625], 'FaceColor',[1 1 1]);
rectangle('Position',[125 -453.125 15.625 15.625], 'FaceColor',[0 0 0]);
rectangle('Position',[140.625 -453.125 15.625 15.625], 'FaceColor',[0 0 0]);
rectangle('Position',[125 -468.75 15.625 15.625], 'FaceColor',[0 0 0]);
rectangle('Position',[140.625 -468.75 15.625 15.625], 'FaceColor',[1 1 1]);
rectangle('Position',[156.25 -453.125 15.625 15.625], 'FaceColor',[0 0 0]);
rectangle('Position',[171.875 -453.125 15.625 15.625], 'FaceColor',[0 0 0]);
rectangle('Position',[156.25 -468.75 15.625 15.625], 'FaceColor',[1 1 1]);
rectangle('Position',[171.875 -468.75 15.625 15.625], 'FaceColor',[1 1 1]);
rectangle('Position',[125 -484.375 15.625 15.625], 'FaceColor',[0 0 0]);
rectangle('Position',[140.625 -484.375 15.625 15.625], 'FaceColor',[1 1 1]);
rectangle('Position',[125 -500 15.625 15.625], 'FaceColor',[0 0 0]);
rectangle('Position',[140.625 -500 15.625 15.625], 'FaceColor',[0 0 0]);
rectangle('Position',[156.25 -484.375 15.625 15.625], 'FaceColor',[1 1 1]);
rectangle('Position',[171.875 -484.375 15.625 15.625], 'FaceColor',[1 1 1]);
rectangle('Position',[156.25 -500 15.625 15.625], 'FaceColor',[0 0 0]);
rectangle('Position',[171.875 -500 15.625 15.625], 'FaceColor',[0 0 0]);
rectangle('Position',[187.5 -453.125 15.625 15.625], 'FaceColor',[0 0 0]);
rectangle('Position',[203.125 -453.125 15.625 15.625], 'FaceColor',[0 0 0]);
rectangle('Position',[187.5 -468.75 15.625 15.625], 'FaceColor',[1 1 1]);
rectangle('Position',[203.125 -468.75 15.625 15.625], 'FaceColor',[1 1 1]);
rectangle('Position',[218.75 -453.125 15.625 15.625], 'FaceColor',[0 0 0]);
rectangle('Position',[234.375 -453.125 15.625 15.625], 'FaceColor',[1 1 1]);
rectangle('Position',[218.75 -468.75 15.625 15.625], 'FaceColor',[1 1 1]);
rectangle('Position',[234.375 -468.75 15.625 15.625], 'FaceColor',[1 1 1]);
rectangle('Position',[187.5 -484.375 15.625 15.625], 'FaceColor',[1 1 1]);
rectangle('Position',[203.125 -484.375 15.625 15.625], 'FaceColor',[1 1 1]);
rectangle('Position',[187.5 -500 15.625 15.625], 'FaceColor',[0 0 0]);
rectangle('Position',[203.125 -500 15.625 15.625], 'FaceColor',[0 0 0]);
rectangle('Position',[218.75 -484.375 15.625 15.625], 'FaceColor',[1 1 1]);
rectangle('Position',[234.375 -484.375 15.625 15.625], 'FaceColor',[1 1 1]);
rectangle('Position',[218.75 -500 15.625 15.625], 'FaceColor',[0 0 0]);
rectangle('Position',[234.375 -500 15.625 15.625], 'FaceColor',[0 0 0]);
rectangle('Position',[281.25 -265.625 15.625 15.625], 'FaceColor',[0 0 0]);
rectangle('Position',[296.875 -265.625 15.625 15.625], 'FaceColor',[0 0 0]);
rectangle('Position',[281.25 -281.25 15.625 15.625], 'FaceColor',[0 0 0]);
rectangle('Position',[296.875 -281.25 15.625 15.625], 'FaceColor',[1 1 1]);
rectangle('Position',[281.25 -296.875 15.625 15.625], 'FaceColor',[0 0 0]);
rectangle('Position',[296.875 -296.875 15.625 15.625], 'FaceColor',[1 1 1]);
rectangle('Position',[281.25 -312.5 15.625 15.625], 'FaceColor',[0 0 0]);
rectangle('Position',[296.875 -312.5 15.625 15.625], 'FaceColor',[1 1 1]);
rectangle('Position',[312.5 -265.625 15.625 15.625], 'FaceColor',[0 0 0]);
rectangle('Position',[328.125 -265.625 15.625 15.625], 'FaceColor',[1 1 1]);
rectangle('Position',[312.5 -281.25 15.625 15.625], 'FaceColor',[1 1 1]);
rectangle('Position',[328.125 -281.25 15.625 15.625], 'FaceColor',[1 1 1]);
rectangle('Position',[250 -328.125 15.625 15.625], 'FaceColor',[0 0 0]);
rectangle('Position',[265.625 -328.125 15.625 15.625], 'FaceColor',[0 0 0]);
rectangle('Position',[250 -343.75 15.625 15.625], 'FaceColor',[1 1 1]);
rectangle('Position',[265.625 -343.75 15.625 15.625], 'FaceColor',[1 1 1]);
rectangle('Position',[281.25 -328.125 15.625 15.625], 'FaceColor',[0 0 0]);
rectangle('Position',[296.875 -328.125 15.625 15.625], 'FaceColor',[1 1 1]);
rectangle('Position',[281.25 -343.75 15.625 15.625], 'FaceColor',[1 1 1]);
rectangle('Position',[296.875 -343.75 15.625 15.625], 'FaceColor',[1 1 1]);
rectangle('Position',[437.5 -265.625 15.625 15.625], 'FaceColor',[1 1 1]);
rectangle('Position',[453.125 -265.625 15.625 15.625], 'FaceColor',[0 0 0]);
rectangle('Position',[437.5 -281.25 15.625 15.625], 'FaceColor',[1 1 1]);
rectangle('Position',[453.125 -281.25 15.625 15.625], 'FaceColor',[0 0 0]);
rectangle('Position',[468.75 -296.875 15.625 15.625], 'FaceColor',[1 1 1]);
rectangle('Position',[484.375 -296.875 15.625 15.625], 'FaceColor',[0 0 0]);
rectangle('Position',[468.75 -312.5 15.625 15.625], 'FaceColor',[1 1 1]);
rectangle('Position',[484.375 -312.5 15.625 15.625], 'FaceColor',[0 0 0]);
rectangle('Position',[468.75 -328.125 15.625 15.625], 'FaceColor',[1 1 1]);
rectangle('Position',[484.375 -328.125 15.625 15.625], 'FaceColor',[0 0 0]);
rectangle('Position',[468.75 -343.75 15.625 15.625], 'FaceColor',[1 1 1]);
rectangle('Position',[484.375 -343.75 15.625 15.625], 'FaceColor',[0 0 0]);
rectangle('Position',[250 -390.625 15.625 15.625], 'FaceColor',[0 0 0]);
rectangle('Position',[265.625 -390.625 15.625 15.625], 'FaceColor',[0 0 0]);
rectangle('Position',[250 -406.25 15.625 15.625], 'FaceColor',[1 1 1]);
rectangle('Position',[265.625 -406.25 15.625 15.625], 'FaceColor',[0 0 0]);
rectangle('Position',[250 -421.875 15.625 15.625], 'FaceColor',[1 1 1]);
rectangle('Position',[265.625 -421.875 15.625 15.625], 'FaceColor',[0 0 0]);
rectangle('Position',[250 -437.5 15.625 15.625], 'FaceColor',[1 1 1]);
rectangle('Position',[265.625 -437.5 15.625 15.625], 'FaceColor',[0 0 0]);
rectangle('Position',[312.5 -421.875 15.625 15.625], 'FaceColor',[1 1 1]);
rectangle('Position',[328.125 -421.875 15.625 15.625], 'FaceColor',[1 1 1]);
rectangle('Position',[312.5 -437.5 15.625 15.625], 'FaceColor',[0 0 0]);
rectangle('Position',[328.125 -437.5 15.625 15.625], 'FaceColor',[0 0 0]);
rectangle('Position',[343.75 -421.875 15.625 15.625], 'FaceColor',[1 1 1]);
rectangle('Position',[359.375 -421.875 15.625 15.625], 'FaceColor',[1 1 1]);
rectangle('Position',[343.75 -437.5 15.625 15.625], 'FaceColor',[0 0 0]);
rectangle('Position',[359.375 -437.5 15.625 15.625], 'FaceColor',[1 1 1]);
rectangle('Position',[250 -453.125 15.625 15.625], 'FaceColor',[1 1 1]);
rectangle('Position',[265.625 -453.125 15.625 15.625], 'FaceColor',[0 0 0]);
rectangle('Position',[250 -468.75 15.625 15.625], 'FaceColor',[1 1 1]);
rectangle('Position',[265.625 -468.75 15.625 15.625], 'FaceColor',[0 0 0]);
rectangle('Position',[250 -484.375 15.625 15.625], 'FaceColor',[1 1 1]);
rectangle('Position',[265.625 -484.375 15.625 15.625], 'FaceColor',[0 0 0]);
rectangle('Position',[250 -500 15.625 15.625], 'FaceColor',[0 0 0]);
rectangle('Position',[265.625 -500 15.625 15.625], 'FaceColor',[0 0 0]);
rectangle('Position',[312.5 -453.125 15.625 15.625], 'FaceColor',[0 0 0]);
rectangle('Position',[328.125 -453.125 15.625 15.625], 'FaceColor',[0 0 0]);
rectangle('Position',[312.5 -468.75 15.625 15.625], 'FaceColor',[1 1 1]);
rectangle('Position',[328.125 -468.75 15.625 15.625], 'FaceColor',[1 1 1]);
rectangle('Position',[343.75 -453.125 15.625 15.625], 'FaceColor',[0 0 0]);
rectangle('Position',[359.375 -453.125 15.625 15.625], 'FaceColor',[1 1 1]);
rectangle('Position',[343.75 -468.75 15.625 15.625], 'FaceColor',[1 1 1]);
rectangle('Position',[359.375 -468.75 15.625 15.625], 'FaceColor',[1 1 1]);
rectangle('Position',[312.5 -484.375 15.625 15.625], 'FaceColor',[1 1 1]);
rectangle('Position',[328.125 -484.375 15.625 15.625], 'FaceColor',[1 1 1]);
rectangle('Position',[312.5 -500 15.625 15.625], 'FaceColor',[0 0 0]);
rectangle('Position',[328.125 -500 15.625 15.625], 'FaceColor',[0 0 0]);
rectangle('Position',[343.75 -484.375 15.625 15.625], 'FaceColor',[1 1 1]);
rectangle('Position',[359.375 -484.375 15.625 15.625], 'FaceColor',[1 1 1]);
rectangle('Position',[343.75 -500 15.625 15.625], 'FaceColor',[0 0 0]);
rectangle('Position',[359.375 -500 15.625 15.625], 'FaceColor',[0 0 0]);
rectangle('Position',[375 -390.625 15.625 15.625], 'FaceColor',[0 0 0]);
rectangle('Position',[390.625 -390.625 15.625 15.625], 'FaceColor',[0 0 0]);
rectangle('Position',[375 -406.25 15.625 15.625], 'FaceColor',[1 1 1]);
rectangle('Position',[390.625 -406.25 15.625 15.625], 'FaceColor',[1 1 1]);
rectangle('Position',[437.5 -390.625 15.625 15.625], 'FaceColor',[0 0 0]);
rectangle('Position',[453.125 -390.625 15.625 15.625], 'FaceColor',[0 0 0]);
rectangle('Position',[437.5 -406.25 15.625 15.625], 'FaceColor',[1 1 1]);
rectangle('Position',[453.125 -406.25 15.625 15.625], 'FaceColor',[1 1 1]);
rectangle('Position',[468.75 -390.625 15.625 15.625], 'FaceColor',[0 0 0]);
rectangle('Position',[484.375 -390.625 15.625 15.625], 'FaceColor',[0 0 0]);
rectangle('Position',[468.75 -406.25 15.625 15.625], 'FaceColor',[1 1 1]);
rectangle('Position',[484.375 -406.25 15.625 15.625], 'FaceColor',[0 0 0]);
rectangle('Position',[468.75 -421.875 15.625 15.625], 'FaceColor',[1 1 1]);
rectangle('Position',[484.375 -421.875 15.625 15.625], 'FaceColor',[0 0 0]);
rectangle('Position',[468.75 -437.5 15.625 15.625], 'FaceColor',[1 1 1]);
rectangle('Position',[484.375 -437.5 15.625 15.625], 'FaceColor',[0 0 0]);
rectangle('Position',[406.25 -453.125 15.625 15.625], 'FaceColor',[0 0 0]);
rectangle('Position',[421.875 -453.125 15.625 15.625], 'FaceColor',[0 0 0]);
rectangle('Position',[406.25 -468.75 15.625 15.625], 'FaceColor',[1 1 1]);
rectangle('Position',[421.875 -468.75 15.625 15.625], 'FaceColor',[1 1 1]);
rectangle('Position',[375 -484.375 15.625 15.625], 'FaceColor',[1 1 1]);
rectangle('Position',[390.625 -484.375 15.625 15.625], 'FaceColor',[1 1 1]);
rectangle('Position',[375 -500 15.625 15.625], 'FaceColor',[0 0 0]);
rectangle('Position',[390.625 -500 15.625 15.625], 'FaceColor',[0 0 0]);
rectangle('Position',[406.25 -484.375 15.625 15.625], 'FaceColor',[1 1 1]);
rectangle('Position',[421.875 -484.375 15.625 15.625], 'FaceColor',[1 1 1]);
rectangle('Position',[406.25 -500 15.625 15.625], 'FaceColor',[0 0 0]);
rectangle('Position',[421.875 -500 15.625 15.625], 'FaceColor',[0 0 0]);
rectangle('Position',[468.75 -453.125 15.625 15.625], 'FaceColor',[1 1 1]);
rectangle('Position',[484.375 -453.125 15.625 15.625], 'FaceColor',[0 0 0]);
rectangle('Position',[468.75 -468.75 15.625 15.625], 'FaceColor',[1 1 1]);
rectangle('Position',[484.375 -468.75 15.625 15.625], 'FaceColor',[0 0 0]);
rectangle('Position',[437.5 -484.375 15.625 15.625], 'FaceColor',[1 1 1]);
rectangle('Position',[453.125 -484.375 15.625 15.625], 'FaceColor',[1 1 1]);
rectangle('Position',[437.5 -500 15.625 15.625], 'FaceColor',[0 0 0]);
rectangle('Position',[453.125 -500 15.625 15.625], 'FaceColor',[0 0 0]);
rectangle('Position',[468.75 -484.375 15.625 15.625], 'FaceColor',[1 1 1]);
rectangle('Position',[484.375 -484.375 15.625 15.625], 'FaceColor',[0 0 0]);
rectangle('Position',[468.75 -500 15.625 15.625], 'FaceColor',[0 0 0]);
rectangle('Position',[484.375 -500 15.625 15.625], 'FaceColor',[0 0 0]);
X=[466.667,453.125,453.125,429.688,414.062,398.438,382.812,382.812,398.438,414.062,429.688,429.688,429.688,414.062,390.625,359.375,328.125,304.688,289.062,273.438,257.812,234.375,203.125,171.875,148.438,148.438,140.625,109.375,78.125,85.9375,85.9375,85.9375,85.9375,78.125,46.875,33.3333];
Y=[-33.3333,-46.875,-78.125,-101.562,-101.562,-101.562,-117.188,-132.812,-148.438,-148.438,-164.062,-179.688,-195.312,-210.938,-234.375,-265.625,-296.875,-320.312,-335.938,-335.938,-335.938,-328.125,-296.875,-265.625,-242.188,-226.562,-203.125,-171.875,-140.625,-117.188,-101.562,-85.9375,-70.3125,-46.875,-46.875,-33.3333];
hold on;
plot(X,Y,'r');
legend('1697.07','Location','southoutside');
